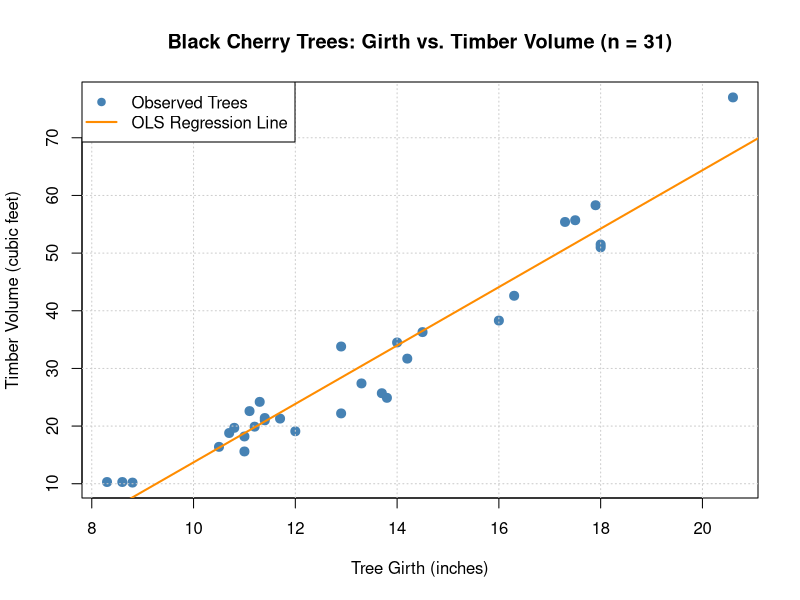
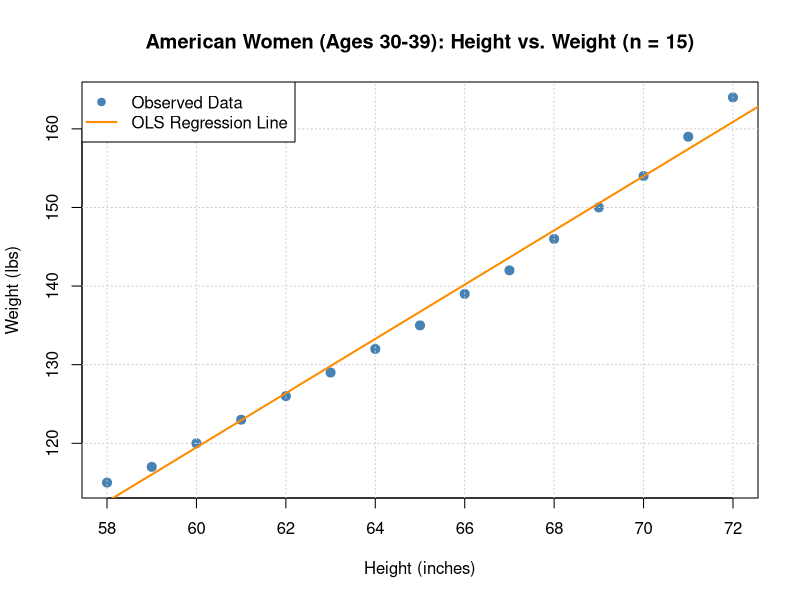
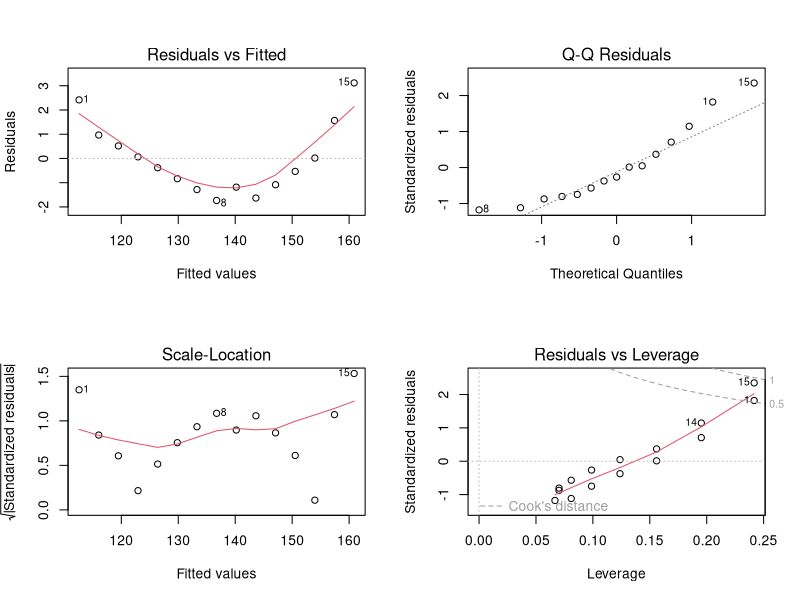
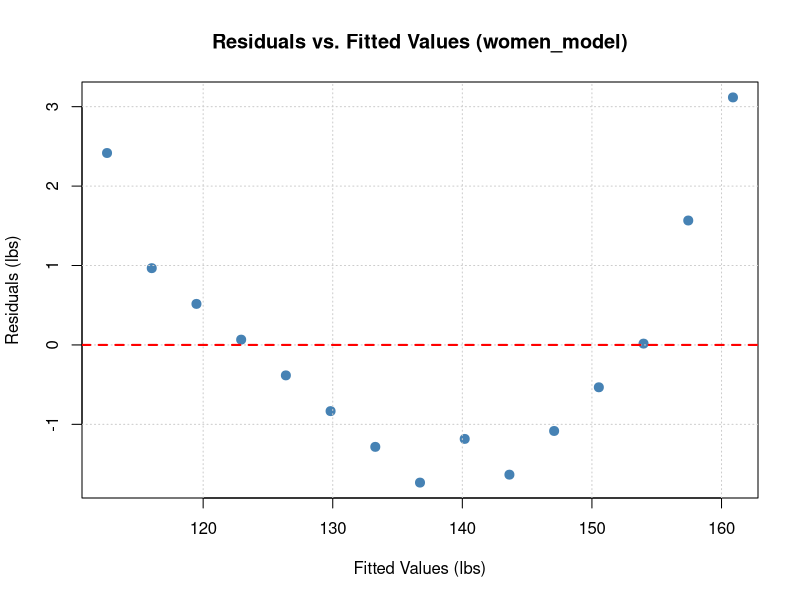

These charts were generated, in order, by the following R code:
## ---- chunk 1
knitr::opts_chunk$set(
  echo = TRUE,
  warning = FALSE,
  message = FALSE,
  fig.width = 7,
  fig.height = 5
)
## ---- chunk 2
# Load built-in dataset
data(trees)

# Inspect first few rows, structure, and summary statistics
head(trees)
str(trees)
summary(trees[, c("Girth", "Volume")])
## ---- chunk 3
# Fit simple linear regression model
tree_model <- lm(Volume ~ Girth, data = trees)

# Create scatter plot with OLS regression line
plot(trees$Girth, trees$Volume,
     xlab = "Tree Girth (inches)",
     ylab = "Timber Volume (cubic feet)",
     main = "Black Cherry Trees: Girth vs. Timber Volume (n = 31)",
     pch = 19, col = "steelblue", cex = 1.2)

grid(col = "gray80")
abline(tree_model, col = "darkorange", lwd = 2)

legend("topleft",
       legend = c("Observed Trees", "OLS Regression Line"),
       pch = c(19, NA),
       lty = c(NA, 1),
       col = c("steelblue", "darkorange"),
       lwd = c(NA, 2))
## ---- chunk 4
# Built-in Pearson correlation
r_builtin <- cor(trees$Girth, trees$Volume)
print(paste("Built-in correlation r =", round(r_builtin, 6)))

# Manual calculation using standardized units
n <- nrow(trees)
x_bar <- mean(trees$Girth)
y_bar <- mean(trees$Volume)
s_x <- sd(trees$Girth)
s_y <- sd(trees$Volume)

r_manual <- (1 / (n - 1)) * sum(((trees$Girth - x_bar) / s_x) * ((trees$Volume - y_bar) / s_y))
print(paste("Manual correlation r   =", round(r_manual, 6)))

# Significance test for correlation
cor.test(trees$Girth, trees$Volume)
## ---- chunk 5
# Convert units (linear scaling with positive constants)
girth_cm <- 2.54 * trees$Girth
volume_L <- 28.3168 * trees$Volume

# Compare correlation before and after unit conversion
r_metric <- cor(girth_cm, volume_L)

print(paste("Original r (in, ft^3):", round(r_builtin, 6)))
print(paste("Metric r   (cm, L)   :", round(r_metric, 6)))
print(paste("Absolute difference  :", abs(r_builtin - r_metric)))
## ---- chunk 6
# Extract model coefficients
coeffs <- coef(tree_model)
b0 <- coeffs[1]
b1 <- coeffs[2]
print(coeffs)

# Verify slope relationship with r: b1 = r * (s_y / s_x)
b1_from_r <- r_builtin * (s_y / s_x)
print(paste("Slope from lm()        :", round(b1, 6)))
print(paste("Slope from r*(s_y/s_x) :", round(b1_from_r, 6)))

# Verify regression line passes through (x_bar, y_bar)
y_hat_at_xbar <- b0 + b1 * x_bar
print(paste("Sample mean y_bar      :", round(y_bar, 6)))
print(paste("Predicted y at x_bar   :", round(y_hat_at_xbar, 6)))
## ---- chunk 7
r_squared <- summary(tree_model)$r.squared
print(paste("R-squared from summary():", round(r_squared, 6)))
print(paste("r^2 from correlation   :", round(r_builtin^2, 6)))
## ---- chunk 8
# Full regression summary and 95% CI for parameters
summary(tree_model)
confint(tree_model, level = 0.95)

# New girth values for prediction
new_trees <- data.frame(Girth = c(10, 14, 18))

# 95% Confidence Interval for MEAN volume
ci_mean <- predict(tree_model, newdata = new_trees, interval = "confidence", level = 0.95)
print("95% Confidence Intervals (Mean Response):")
print(round(ci_mean, 3))

# 95% Prediction Interval for INDIVIDUAL tree volume
pi_indiv <- predict(tree_model, newdata = new_trees, interval = "prediction", level = 0.95)
print("95% Prediction Intervals (Individual Response):")
print(round(pi_indiv, 3))
## ---- chunk 9
data(women)
head(women)

women_model <- lm(weight ~ height, data = women)
summary(women_model)

plot(women$height, women$weight,
     xlab = "Height (inches)",
     ylab = "Weight (lbs)",
     main = "American Women (Ages 30-39): Height vs. Weight (n = 15)",
     pch = 19, col = "steelblue", cex = 1.2)
grid(col = "gray80")
abline(women_model, col = "darkorange", lwd = 2)
legend("topleft",
       legend = c("Observed Data", "OLS Regression Line"),
       pch = c(19, NA), lty = c(NA, 1),
       col = c("steelblue", "darkorange"), lwd = c(NA, 2))
## ---- chunk 10
# Built-in ANOVA table
anova(women_model)

# Manual sum of squares calculation using fitted() and residuals()
y_obs  <- women$weight
y_hat  <- fitted(women_model)
res    <- residuals(women_model)
y_mean <- mean(y_obs)

ss_total <- sum((y_obs - y_mean)^2)
ss_reg   <- sum((y_hat - y_mean)^2)
ss_error <- sum(res^2)

print(paste("SS_Total             :", round(ss_total, 4)))
print(paste("SS_Reg               :", round(ss_reg, 4)))
print(paste("SS_Error             :", round(ss_error, 4)))
print(paste("SS_Reg + SS_Error    :", round(ss_reg + ss_error, 4)))
print(paste("R^2 = SS_Reg/SS_Total:", round(ss_reg / ss_total, 6)))
## ---- chunk 11
# 2x2 standard R diagnostic panel
par(mfrow = c(2, 2))
plot(women_model)
par(mfrow = c(1, 1))

# Dedicated Residuals vs. Fitted plot with zero reference line
plot(fitted(women_model), residuals(women_model),
     xlab = "Fitted Values (lbs)",
     ylab = "Residuals (lbs)",
     main = "Residuals vs. Fitted Values (women_model)",
     pch = 19, col = "steelblue", cex = 1.2)
grid(col = "gray80")
abline(h = 0, col = "red", lty = 2, lwd = 2)
